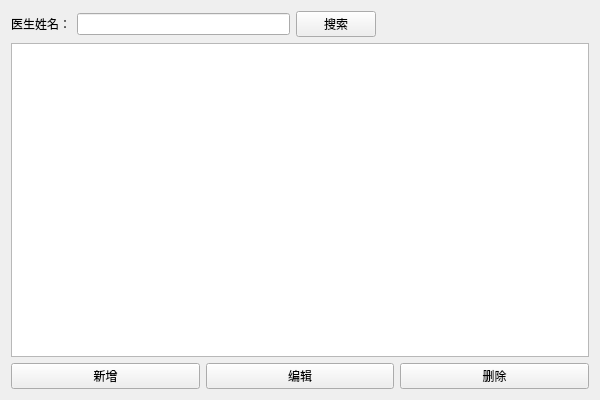
<?xml version="1.0" encoding="UTF-8"?>
<ui version="4.0">
 <class>DoctorView</class>
 <widget class="QWidget" name="DoctorView">
  <property name="geometry">
   <rect>
    <x>0</x>
    <y>0</y>
    <width>600</width>
    <height>400</height>
   </rect>
  </property>
  <property name="windowTitle">
   <string>医生管理</string>
  </property>
  <layout class="QVBoxLayout" name="verticalLayout">
   <item>
    <layout class="QHBoxLayout" name="horizontalLayout">
     <item>
      <widget class="QLabel" name="label">
       <property name="text">
        <string>医生姓名：</string>
       </property>
      </widget>
     </item>
     <item>
      <widget class="QLineEdit" name="txtSearch"/>
     </item>
     <item>
      <widget class="QPushButton" name="btSearch">
       <property name="text">
        <string>搜索</string>
       </property>
       <property name="icon">
        <iconset resource="lab4.qrc">
         <normaloff>:/img/search.png</normaloff>:/img/search.png</iconset>
       </property>
      </widget>
     </item>
     <item>
      <spacer name="horizontalSpacer">
       <property name="orientation">
        <enum>Qt::Horizontal</enum>
       </property>
       <property name="sizeHint" stdset="0">
        <size>
         <width>40</width>
         <height>20</height>
        </size>
       </property>
      </spacer>
     </item>
    </layout>
   </item>
   <item>
    <widget class="QTableView" name="tableView"/>
   </item>
   <item>
    <layout class="QHBoxLayout" name="horizontalLayout_2">
     <item>
      <widget class="QPushButton" name="btAdd">
       <property name="text">
        <string>新增</string>
       </property>
       <property name="icon">
        <iconset resource="lab4.qrc">
         <normaloff>:/img/add.png</normaloff>:/img/add.png</iconset>
       </property>
      </widget>
     </item>
     <item>
      <widget class="QPushButton" name="btEdit">
       <property name="text">
        <string>编辑</string>
       </property>
       <property name="icon">
        <iconset resource="lab4.qrc">
         <normaloff>:/img/edit.png</normaloff>:/img/edit.png</iconset>
       </property>
      </widget>
     </item>
     <item>
      <widget class="QPushButton" name="btDelete">
       <property name="text">
        <string>删除</string>
       </property>
       <property name="icon">
        <iconset resource="lab4.qrc">
         <normaloff>:/img/delete.png</normaloff>:/img/delete.png</iconset>
       </property>
      </widget>
     </item>
    </layout>
   </item>
  </layout>
 </widget>
 <resources/>
 <connections/>
</ui>
